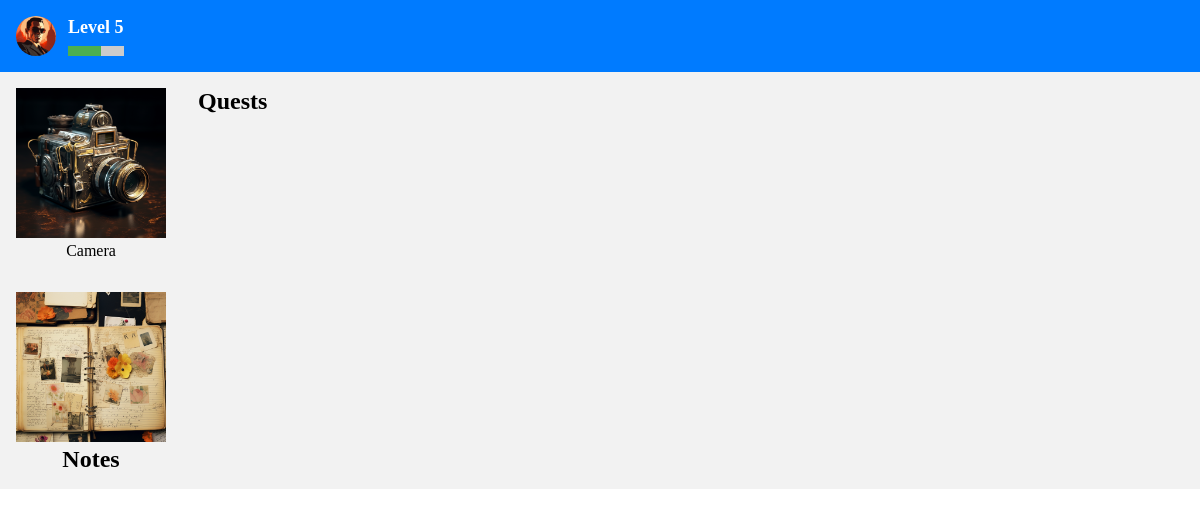
/user, run on an earlier commit of the app's database.
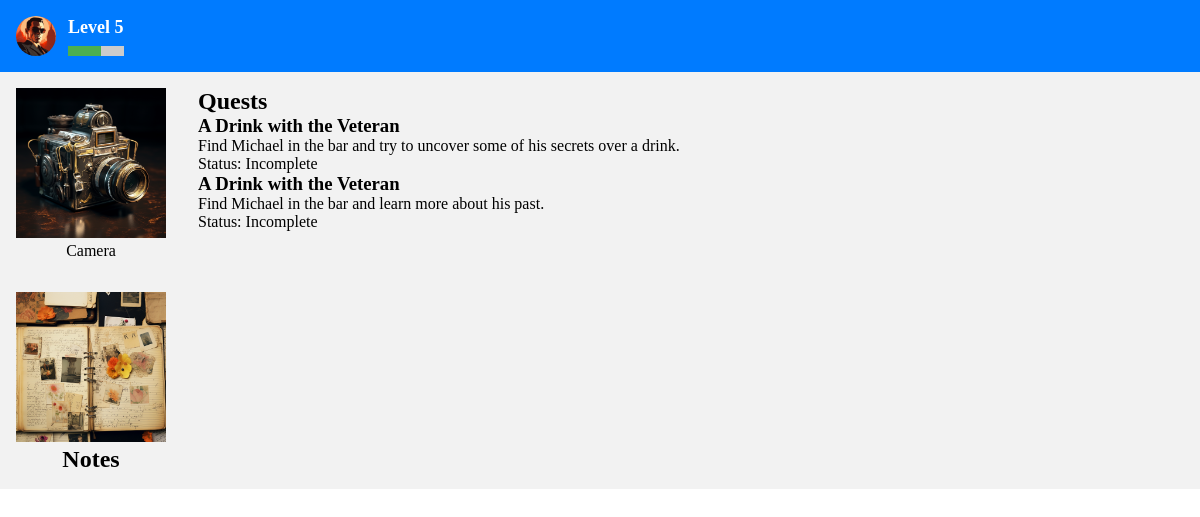
And on a later commit of the database.
### base/models.py (models this page shows, shortened)
class Quest(models.Model):
    name = models.CharField(max_length=100)
    description = models.TextField()
    location = models.ForeignKey(Location, on_delete=models.CASCADE, null=True, blank=True)
    character = models.ForeignKey(Character, on_delete=models.CASCADE, null=True, blank=True)
    xp = models.IntegerField()
    completed = models.BooleanField(default=False)

### base/views.py (the view)
# urls.py: path('user', views.user, name='user'),
def user(request):
    quests = Quest.objects.all()
    context = {'quests': quests}
    return render(request, 'base/user.html', context)

### base/templates/base/user.html (shortened to what this page needs)
<!DOCTYPE html>
<html lang="en">
{% load static %}
<head>
    <link rel="stylesheet" href="{% static 'styles/user_screen.css' %}">
</head>
<body>
    <div class="container">
        <div class="banner">
            <img class="profile-picture" src="{% static 'images/spy.png' %}" alt="Profile Picture">
            <div>
                <div class="user-level">Level 5</div>
                <div class="progress-container">
                    <div class="progress-bar"></div>
                </div>
            </div>
        </div>
        <div class="main-content">
            <div class="lhs-container">
                <div class="box1">
                    <img src="{% static 'images/camera.png' %}" alt="Camera">
                    <p>Camera</p>
                </div>
                <div class="box3">
                    <img src="{% static 'images/journal.png' %}" alt="Notes">
                    <h2>Notes</h2>
                </div>
            </div>
                <div class="box2">
                    <h2>Quests</h2>
                    {% for quest in quests %}
                    <div class="quest">
                        <h3>{{ quest.name }}</h3>
                        <p>{{ quest.description }}</p>
                        {% if quest.completed %}
                        <p>Status: Completed</p>
                        {% else %}
                        <p>Status: Incomplete</p>
                        {% endif %}
                    </div>
                    {% endfor %}
                </div>
        </div>
        </div>
</body>
</html>

What changed in the data, as far as the page shows it:
added Quest: name "A Drink with the Veteran", description "Find Michael in the bar and try to uncover some of his secrets over a drink.", completed "Status: Incomplete"
added Quest: name "A Drink with the Veteran", description "Find Michael in the bar and learn more about his past.", completed "Status: Incomplete"
